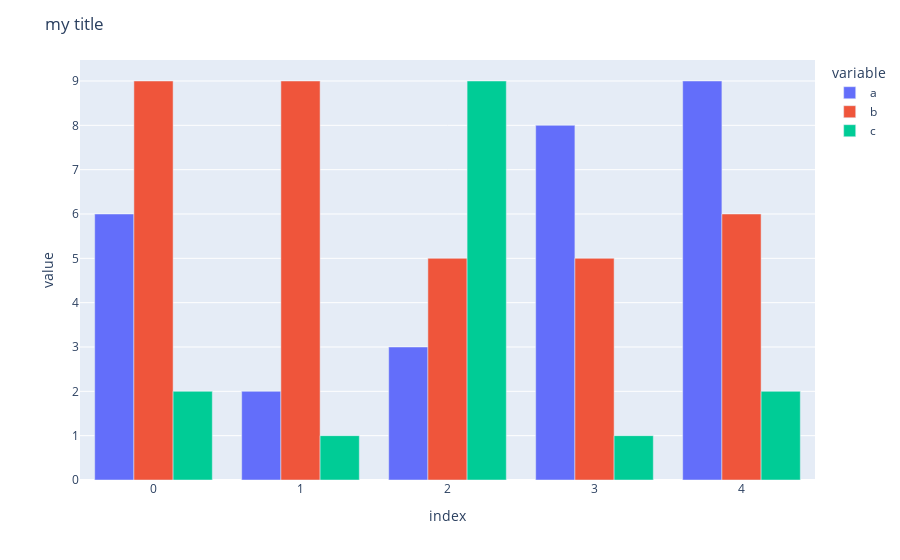

Notebook cell for this chart:
### Code cell
fig = ex.bar(df, barmode='group', )
fig.update_layout(title = {'text': 'my title'})

### Figure 1 — Plotly figure (JSON) as saved in the notebook; plotly's stock layout.template omitted (floating-point values rounded to 4 significant figures)
{"data": [{"alignmentgroup": "True", "hovertemplate": "variable=a<br>index=%{x}<br>value=%{y}<extra></extra>", "legendgroup": "a", "marker": {"color": "#636efa", "pattern": {"shape": ""}}, "name": "a", "offsetgroup": "a", "orientation": "v", "showlegend": true, "textposition": "auto", "type": "bar", "x": [0, 1, 2, 3, 4], "xaxis": "x", "y": [6, 2, 3, 8, 9], "yaxis": "y"}, {"alignmentgroup": "True", "hovertemplate": "variable=b<br>index=%{x}<br>value=%{y}<extra></extra>", "legendgroup": "b", "marker": {"color": "#EF553B", "pattern": {"shape": ""}}, "name": "b", "offsetgroup": "b", "orientation": "v", "showlegend": true, "textposition": "auto", "type": "bar", "x": [0, 1, 2, 3, 4], "xaxis": "x", "y": [9, 9, 5, 5, 6], "yaxis": "y"}, {"alignmentgroup": "True", "hovertemplate": "variable=c<br>index=%{x}<br>value=%{y}<extra></extra>", "legendgroup": "c", "marker": {"color": "#00cc96", "pattern": {"shape": ""}}, "name": "c", "offsetgroup": "c", "orientation": "v", "showlegend": true, "textposition": "auto", "type": "bar", "x": [0, 1, 2, 3, 4], "xaxis": "x", "y": [2, 1, 9, 1, 2], "yaxis": "y"}], "layout": {"barmode": "group", "legend": {"title": {"text": "variable"}, "tracegroupgap": 0}, "margin": {"t": 60}, "title": {"text": "my title"}, "xaxis": {"anchor": "y", "domain": [0, 1], "title": {"text": "index"}}, "yaxis": {"anchor": "x", "domain": [0, 1], "title": {"text": "value"}}}}
